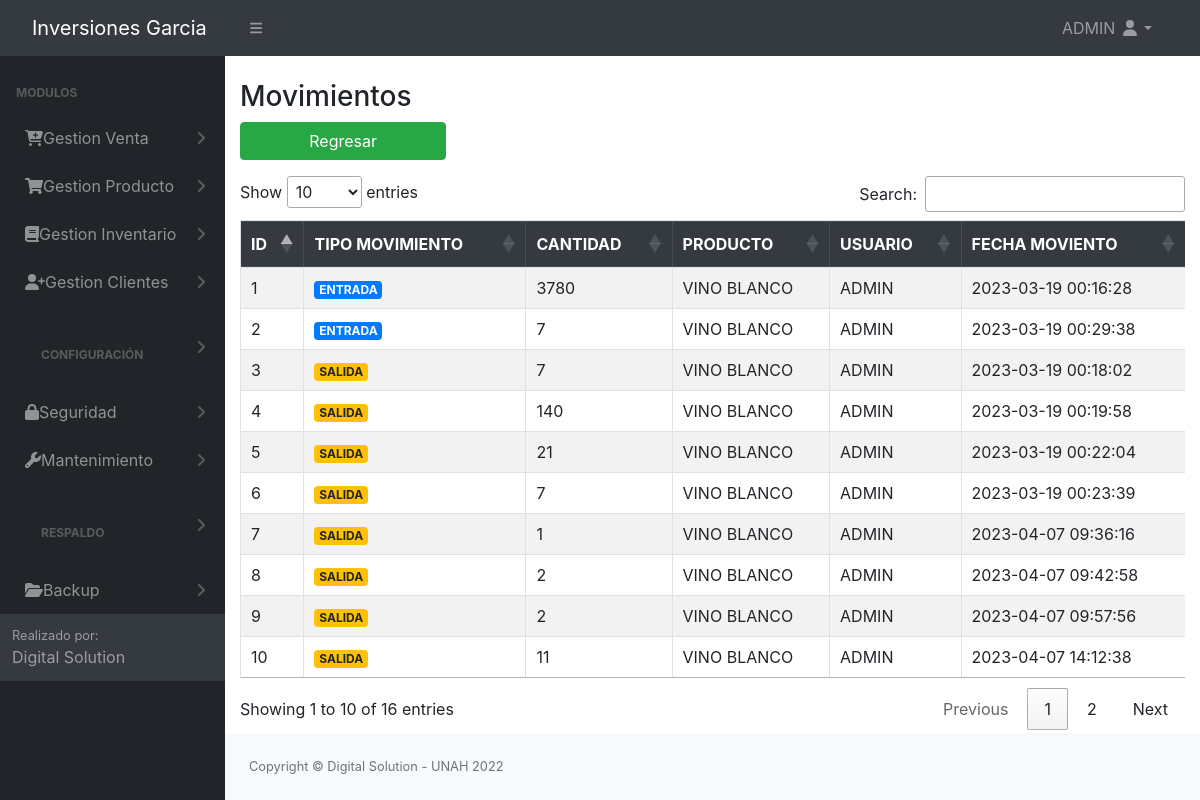
The page /src/vista_movimientos_producto.php?id=13 (signed in) on the database its author committed.
### tables this page shows
CREATE TABLE `tbl_config_empresa` (
  `id` int(11) NOT NULL AUTO_INCREMENT,
  `nombre` varchar(120) NOT NULL,
  `eslogan` varchar(300) DEFAULT NULL,
  `rtn` varchar(16) DEFAULT NULL,
  `tel` varchar(10) DEFAULT NULL,
  `correo` varchar(40) DEFAULT NULL,
  `direccion` varchar(200) DEFAULT NULL,
  `logo` longblob DEFAULT NULL,
  PRIMARY KEY (`id`)
);

CREATE TABLE `tbl_permisos` (
  `id_permiso` int(11) NOT NULL AUTO_INCREMENT,
  `id_rol` int(11) NOT NULL,
  `permiso_insercion` int(11) NOT NULL,
  `permiso_eliminacion` int(11) NOT NULL,
  `permiso_modificar` int(11) NOT NULL,
  `permiso_consultar` int(11) NOT NULL,
  `id_objeto` int(11) NOT NULL,
  `pdf` int(11) NOT NULL,
  PRIMARY KEY (`id_permiso`),
  KEY `id_objeto` (`id_objeto`),
  KEY `id_rol` (`id_rol`)
);

CREATE TABLE `tbl_modulos` (
  `id_objeto` int(11) NOT NULL AUTO_INCREMENT,
  `Objeto` varchar(100) NOT NULL,
  `descripcion_objeto` varchar(30) NOT NULL,
  `id_padre` int(11) NOT NULL,
  `URL` varchar(100) NOT NULL,
  PRIMARY KEY (`id_objeto`)
);

CREATE TABLE `tbl_kardex` (
  `id` int(11) NOT NULL AUTO_INCREMENT,
  `id_movimiento` int(11) NOT NULL,
  `id_producto` int(11) NOT NULL,
  `cantidad` int(11) NOT NULL,
  `id_usuario` int(11) NOT NULL,
  `fecha` timestamp NOT NULL DEFAULT current_timestamp() ON UPDATE current_timestamp(),
  PRIMARY KEY (`id`),
  KEY `id_movimiento` (`id_movimiento`),
  KEY `id_producto` (`id_producto`),
  KEY `id_usuario` (`id_usuario`),
  CONSTRAINT `tbl_kardex_ibfk_1` FOREIGN KEY (`id_producto`) REFERENCES `tbl_producto` (`codproducto`) ON DELETE CASCADE ON UPDATE CASCADE,
  CONSTRAINT `tbl_kardex_ibfk_2` FOREIGN KEY (`id_movimiento`) REFERENCES `tbl_movimiento` (`id`) ON DELETE CASCADE ON UPDATE CASCADE,
  CONSTRAINT `tbl_kardex_ibfk_3` FOREIGN KEY (`id_usuario`) REFERENCES `tbl_usuario` (`id_usuario`) ON DELETE CASCADE ON UPDATE CASCADE
);

CREATE TABLE `tbl_movimiento` (
  `id` int(11) NOT NULL AUTO_INCREMENT,
  `nombre_movimiento` varchar(15) NOT NULL,
  PRIMARY KEY (`id`)
);

CREATE TABLE `tbl_producto` (
  `codproducto` int(11) NOT NULL AUTO_INCREMENT,
  `id_categoria` int(11) NOT NULL,
  `id_tipo_producto` int(11) NOT NULL,
  `descripcion` varchar(200) NOT NULL,
  `precio_venta` decimal(10,2) NOT NULL,
  `existencia` int(11) NOT NULL,
  `cantidad_minima` int(11) NOT NULL,
  `cantidad_maxima` int(11) NOT NULL,
  `estado` int(11) NOT NULL DEFAULT 1,
  PRIMARY KEY (`codproducto`),
  KEY `id_categoria` (`id_categoria`,`id_tipo_producto`),
  KEY `id_tipo_producto` (`id_tipo_producto`),
  CONSTRAINT `tbl_producto_ibfk_1` FOREIGN KEY (`id_categoria`) REFERENCES `tbl_categoria` (`id`) ON DELETE CASCADE ON UPDATE CASCADE,
  CONSTRAINT `tbl_producto_ibfk_2` FOREIGN KEY (`id_tipo_producto`) REFERENCES `tbl_tipo_producto` (`id`) ON DELETE CASCADE ON UPDATE CASCADE
);

CREATE TABLE `tbl_usuario` (
  `id_usuario` int(11) NOT NULL AUTO_INCREMENT,
  `nombre` varchar(100) NOT NULL,
  `correo` varchar(100) NOT NULL,
  `usuario` varchar(20) NOT NULL,
  `clave` varchar(50) NOT NULL,
  `id_rol` int(11) NOT NULL,
  `fecha_ultima_conexion` timestamp NOT NULL DEFAULT current_timestamp() ON UPDATE current_timestamp(),
  `preguntas_contestadas` int(11) NOT NULL,
  `primer_ingreso` int(11) NOT NULL,
  `fecha_vencimiento` date NOT NULL,
  `id_estado` int(11) NOT NULL,
  `id_empleado` int(11) NOT NULL,
  PRIMARY KEY (`id_usuario`),
  KEY `id_rol` (`id_rol`),
  KEY `estado` (`id_estado`),
  KEY `id_empleado` (`id_empleado`),
  CONSTRAINT `tbl_usuario_ibfk_1` FOREIGN KEY (`id_estado`) REFERENCES `tbl_estado` (`id_estado`),
  CONSTRAINT `tbl_usuario_ibfk_2` FOREIGN KEY (`id_rol`) REFERENCES `tbl_roles` (`id_rol`)
);

### config/conex.php (called while the page is built, shortened)
<?php
     function getConexion()
    {
        $db = new PDO('mysql:host=localhost:3306;dbname=bd_inversiones_garcia', 'root', '');
        return $db;
    }
?>

### modelos/modelo_principal.php (called while the page is built, shortened)
<?php
class ModeloPrincipal
{
    private $db;
    private $datos;
    public function __construct()
    {
        require_once '../config/conex.php';
        $this->db = getConexion();
    }
    public function insertargeneral($sql)
    {
        $this->db = getConexion();
        $resultado = $this->db->query($sql);
        if ($resultado) {
            return true;
        } else {
            return false;
        }
    }
    public function mostrargeneral($consulta)
    {
        $resu = $this->db->query($consulta);
        while ($filas = $resu->FETCHALL(PDO::FETCH_ASSOC)) {
            $this->datos[] = $filas;
        }
        return $this->datos;
    }
}

### controladores/controlador_movimientos_productos.php (the view, shortened to what this page needs)
<?php
include_once('../Login/header.php');
include_once '../modelos/modelo_principal.php';
class Contralador
{
    static public function mostrar($id)
    {
        $data = new ModeloPrincipal();
        $matriz = $data->mostrargeneral("select tk.*,ttk.nombre_movimiento,tp.descripcion,tu.nombre  from tbl_kardex tk inner join tbl_movimiento ttk on tk.id_movimiento = ttk.id inner join tbl_producto tp on tk.id_producto = tp.codproducto inner join tbl_usuario tu on tk.ID_USUARIO = tu.ID_USUARIO where tk.ID_PRODUCTO = '$id'" , "1");
        $ii = 0;
        foreach ($matriz as $key => $value) {
            foreach ($value as $registro) {  ?>
                <tr>
                <td><?=$ii = $ii + 1?></td>
                <td><span class="<?=$registro['nombre_movimiento'] == 'ENTRADA' ? 'badge badge-primary' : 'badge badge-warning'?> badge badge-primary"><?=$registro['nombre_movimiento']?></span></td>
                <td><?=$registro['cantidad']?></td>
                <td><?=$registro['descripcion']?></td>
                <td><?=$registro['nombre']?></td>
                <td><?=$registro['fecha']?></td>
                </tr>
          <?php  }
        }
    }
}

### Login/header.php (shortened to what this page needs)
<?php
include_once '../modelos/modelo_principal.php';
if (!empty($_SESSION)) {
    $nombre = $_SESSION['nombre'];
}
else
{
    header('Location: ../Login/login.php?loggeado=false');
}
include '../config/conn.php';
$sql1 = mysqli_query($conn, "SELECT * FROM tbl_config_empresa where id = 1");
$rom = mysqli_fetch_array($sql1);
?>
<!DOCTYPE html>
<html lang="en">
    <head>
        <link href="https://cdn.jsdelivr.net/npm/simple-datatables@latest/dist/style.css" rel="stylesheet" />
        <link href="../dist/css/styles.css" rel="stylesheet" />
        <link rel="stylesheet" href="../Login/vendors/x/dist/notiflix-3.2.5.min.css" />
        <link rel="stylesheet" href="https://cdnjs.cloudflare.com/ajax/libs/twitter-bootstrap/4.1.3/css/bootstrap.css">
        <link rel="stylesheet" href="https://cdn.datatables.net/1.10.20/css/dataTables.bootstrap4.min.css">
        <link rel="stylesheet" type="text/css" href="assets/css/main.css">
        <link rel="stylesheet" type="text/css" href="assets/css/style.css">
        <link href="https://cdn.jsdelivr.net/npm/bootstrap@5.1.3/dist/css/bootstrap.min.css" rel="stylesheet">
        <link href="../dist/css/contenedor.css" rel="stylesheet" />
        <link href="../Login/vendors/bootstrap/dist/css/bootstrap.min.css" rel="stylesheet">
        <link rel="stylesheet" href="../Login/vendors/notiflix/dist/notiflix-3.2.5.min.css" />
        <link rel="stylesheet" href="https://cdnjs.cloudflare.com/ajax/libs/font-awesome/5.7.2/css/all.min.css" />
        <link rel="stylesheet" href="https://cdnjs.cloudflare.com/ajax/libs/simple-line-icons/2.4.1/css/simple-line-icons.css" />
        <link rel="stylesheet" href="https://cdn.datatables.net/1.10.19/css/jquery.dataTables.min.css" />
        <link rel="stylesheet" href="https://cdn.datatables.net/buttons/1.5.6/css/buttons.dataTables.min.css" />
    </head>
    <body class="sb-nav-fixed">
        <nav class="sb-topnav navbar navbar-expand navbar-dark bg-dark">
            <a class="navbar-brand ps-3" id="titulo_menu" href="../dist/home.php"> <?= $rom['nombre'] ?> </a>
            <button class="btn btn-link btn-sm order-1 order-lg-0 me-4 me-lg-0" id="sidebarToggle" href="#!"><i class="fas fa-bars"></i></button>
            <ul class="navbar-nav ms-auto ms-md-0 me-3 me-lg-4">
                <li class="nav-item dropdown">
                <a class="nav-link dropdown-toggle" id="navbarDropdown" href="#" role="button" data-bs-toggle="dropdown" aria-expanded="false"><?= $nombre ?> <i class="fas fa-user fa-fw"></i></a>
                </li>
            </ul>
        </nav>
        <div id="layoutSidenav">
            <div id="layoutSidenav_nav">
                <nav class="sb-sidenav accordion sb-sidenav-dark" id="sidenavAccordion">
                    <div class="sb-sidenav-menu">
                        <div class="nav">
                            <div class="sb-sidenav-menu-heading">Modulos</div>
                            <?php
                            $rol = $_SESSION['rol'];
                            $result = mysqli_query($conn, "select * from tbl_modulos tm inner join tbl_permisos tp ON tm.ID_OBJETO = tp.ID_OBJETO where tm.ID_PADRE = 0 and tp.permiso_consultar = 1 and tp.ID_ROL = '$rol'"); ?>
                            <?php foreach ($result as $i) : ?>
                                <a class="nav-link collapsed" href="#" data-bs-toggle="collapse" data-bs-target="#pagesCollapsePersonas<?= $i['id_objeto'] ?>" aria-expanded="false" aria-controls="pagesCollapseError">
                                    &nbsp;&nbsp;<?= $i['Objeto'] ?>
                                    <div class="sb-sidenav-collapse-arrow"><i class="fas fa-angle-down"></i></div>
                                </a>
                            <?php endforeach; ?>
                    </div>
                    <div class="sb-sidenav-footer">
                        <div class="small">Realizado por:</div>
                        Digital Solution
                    </div>
                </nav>
            </div>
            <div id="layoutSidenav_content"> <br>

### rows shown on the page
tbl_config_empresa: nombre "Inversiones Garcia"
tbl_permisos: id_objeto.Objeto "Gestion Venta"
tbl_permisos: id_objeto.Objeto "Gestion Producto"
tbl_permisos: id_objeto.Objeto "Gestion Inventario"
tbl_permisos: id_objeto.Objeto "Gestion Clientes"
tbl_permisos: id_objeto.Objeto "CONFIGURACIÓN"
tbl_permisos: id_objeto.Objeto "Seguridad"
tbl_permisos: id_objeto.Objeto "Mantenimiento"
tbl_permisos: id_objeto.Objeto "RESPALDO"
tbl_permisos: id_objeto.Objeto "Backup"
tbl_kardex: id_movimiento.nombre_movimiento "ENTRADA", cantidad "3780", id_producto.descripcion "VINO BLANCO", id_usuario.nombre "ADMIN", fecha "2023-03-19 00:16:28"
tbl_kardex: ii "2", id_movimiento.nombre_movimiento "ENTRADA", cantidad "7", id_producto.descripcion "VINO BLANCO", id_usuario.nombre "ADMIN", fecha "2023-03-19 00:29:38"
tbl_kardex: ii "3", id_movimiento.nombre_movimiento "SALIDA", cantidad "7", id_producto.descripcion "VINO BLANCO", id_usuario.nombre "ADMIN", fecha "2023-03-19 00:18:02"
tbl_kardex: ii "4", id_movimiento.nombre_movimiento "SALIDA", cantidad "140", id_producto.descripcion "VINO BLANCO", id_usuario.nombre "ADMIN", fecha "2023-03-19 00:19:58"
tbl_kardex: ii "5", id_movimiento.nombre_movimiento "SALIDA", cantidad "21", id_producto.descripcion "VINO BLANCO", id_usuario.nombre "ADMIN", fecha "2023-03-19 00:22:04"
tbl_kardex: ii "6", id_movimiento.nombre_movimiento "SALIDA", cantidad "7", id_producto.descripcion "VINO BLANCO", id_usuario.nombre "ADMIN", fecha "2023-03-19 00:23:39"
tbl_kardex: ii "7", id_movimiento.nombre_movimiento "SALIDA", cantidad "1", id_producto.descripcion "VINO BLANCO", id_usuario.nombre "ADMIN", fecha "2023-04-07 09:36:16"
tbl_kardex: ii "8", id_movimiento.nombre_movimiento "SALIDA", cantidad "2", id_producto.descripcion "VINO BLANCO", id_usuario.nombre "ADMIN", fecha "2023-04-07 09:42:58"
tbl_kardex: ii "9", id_movimiento.nombre_movimiento "SALIDA", cantidad "2", id_producto.descripcion "VINO BLANCO", id_usuario.nombre "ADMIN", fecha "2023-04-07 09:57:56"
tbl_kardex: ii "10", id_movimiento.nombre_movimiento "SALIDA", cantidad "11", id_producto.descripcion "VINO BLANCO", id_usuario.nombre "ADMIN", fecha "2023-04-07 14:12:38"

### other values the page prints
$nombre "ADMIN"
